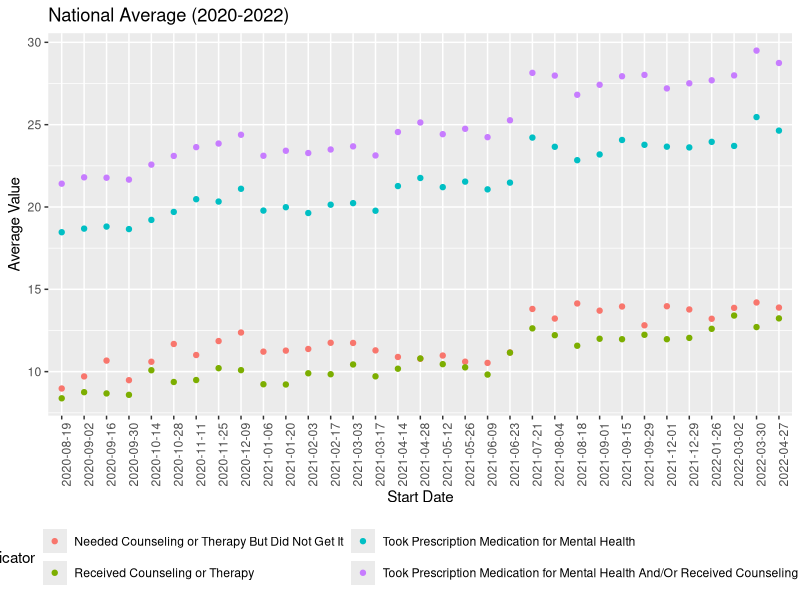

Recreate this plot in R.
## ---- chunk 1
library(tidyverse)
## ---- chunk 2
data = 
  read.csv("data/tidydata.csv")
## ---- chunk 3
avg_year =
  data |> 
  filter(state == "United States") |> 
  select(indicator, year, week_number, value, start_dates) |> 
  group_by(year, start_dates, indicator) |> 
  summarize(
    mean = mean(value),
    indicator_total = n()
  )

# plot average per year for each indicator
avg_year |> 
  ggplot(aes(x = start_dates, y = mean, color = indicator)) +
  geom_point() +
  labs(
    x = "Start Date",
    y = "Average Value",
    title = "National Average (2020-2022)",
  ) +
  theme(
    legend.position = "bottom",
    axis.text.x = element_text(angle=90, hjust=1),
    strip.text = element_text(size = 4)
  ) +
  guides(color = guide_legend(nrow = 2))
